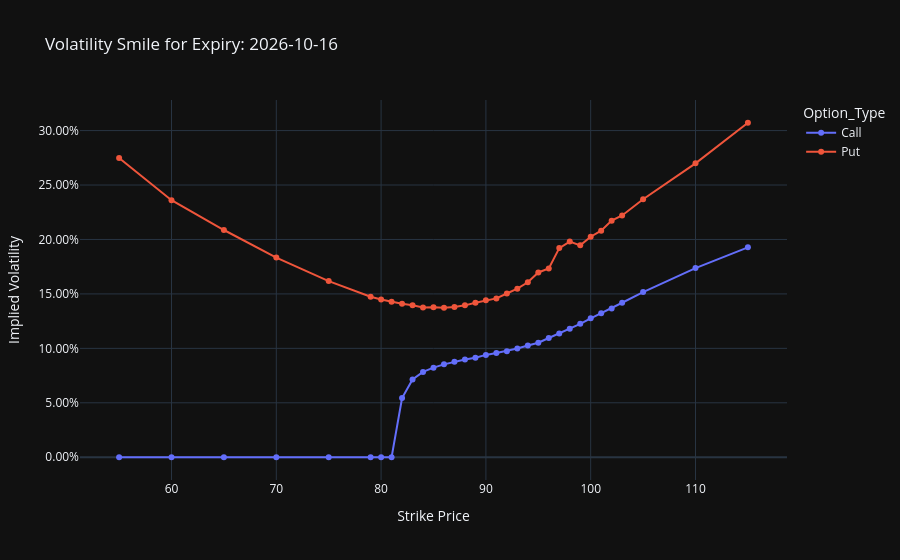

Notebook code for this chart:
### Markdown cell above
Let's look at some individual expirations to observe the volatility smile/skew. We should be seeing that classic smile pattern. Any variances are likely coming from stale IVs due to low open interest/volatility (they are illiquid).

### Code cell
import plotly.express as px

# Choose an expiration
# target_expiry = options_df['Expiration'].max()
target_expiry = pd.to_datetime("2026-05-15")

# Look at options on only that expiry
df_smile = options_df[options_df['Expiration'] == target_expiry]

# Plot IV vs. Strike, coloring by Call vs. Put
fig_smile = px.line(
    df_smile, 
    x='Strike', 
    y='IV', 
    color='Option_Type', 
    markers=True,
    hover_data=['Bid', 'Ask', 'Volume', 'Open Int'], # Crucial for spotting illiquid outliers
    title=f"Volatility Smile for Expiry: {target_expiry.strftime('%Y-%m-%d')}",
    labels={'IV': 'Implied Volatility', 'Strike': 'Strike Price'}
)

fig_smile.update_layout(template="plotly_dark", hovermode="x unified")
fig_smile.update_layout(yaxis=dict(tickformat=".2%"))
fig_smile.show()

### Figure 1 — Plotly figure (JSON) as saved in the notebook; plotly's stock layout.template omitted (floating-point values rounded to 4 significant figures; data arrays with more than 128 entries replaced by an {"elided": "..."} marker saying what was removed)
{"data": [{"customdata": {"elided": "33x4 mixed values"}, "hovertemplate": "Option_Type=Call<br>Strike Price=%{x}<br>Implied Volatility=%{y}<br>Bid=%{customdata[0]}<br>Ask=%{customdata[1]}<br>Volume=%{customdata[2]}<br>Open Int=%{customdata[3]}<extra></extra>", "legendgroup": "Call", "line": {"color": "#636efa", "dash": "solid"}, "marker": {"symbol": "circle"}, "mode": "lines+markers", "name": "Call", "orientation": "v", "showlegend": true, "type": "scatter", "x": [55.0, 60.0, 65.0, 70.0, 75.0, 79.0, 80.0, 81.0, 82.0, 83.0, 84.0, 85.0, 86.0, 87.0, 88.0, 89.0, 90.0, 91.0, 92.0, 93.0, 94.0, 95.0, 96.0, 97.0, 98.0, 99.0, 100.0, 101.0, 102.0, 103.0, 105.0, 110.0, 115.0], "xaxis": "x", "y": [0.0, 0.0, 0.0, 0.0, 0.0, 0.0, 0.0, 0.0, 0.0543, 0.0714, 0.0784, 0.0823, 0.0853, 0.0878, 0.0897, 0.0914, 0.094, 0.0957, 0.0974, 0.0998, 0.1027, 0.1052, 0.1095, 0.1137, 0.1179, 0.1225, 0.1276, 0.1323, 0.1366, 0.1419, 0.1517, 0.1737, 0.1928], "yaxis": "y"}, {"customdata": {"elided": "33x4 mixed values"}, "hovertemplate": "Option_Type=Put<br>Strike Price=%{x}<br>Implied Volatility=%{y}<br>Bid=%{customdata[0]}<br>Ask=%{customdata[1]}<br>Volume=%{customdata[2]}<br>Open Int=%{customdata[3]}<extra></extra>", "legendgroup": "Put", "line": {"color": "#EF553B", "dash": "solid"}, "marker": {"symbol": "circle"}, "mode": "lines+markers", "name": "Put", "orientation": "v", "showlegend": true, "type": "scatter", "x": [55.0, 60.0, 65.0, 70.0, 75.0, 79.0, 80.0, 81.0, 82.0, 83.0, 84.0, 85.0, 86.0, 87.0, 88.0, 89.0, 90.0, 91.0, 92.0, 93.0, 94.0, 95.0, 96.0, 97.0, 98.0, 99.0, 100.0, 101.0, 102.0, 103.0, 105.0, 110.0, 115.0], "xaxis": "x", "y": [0.2748, 0.2361, 0.2087, 0.1834, 0.1618, 0.1474, 0.1449, 0.1427, 0.1409, 0.1396, 0.1375, 0.1378, 0.1373, 0.138, 0.1395, 0.1418, 0.1442, 0.1459, 0.1504, 0.1548, 0.1607, 0.1697, 0.1734, 0.1921, 0.1981, 0.1946, 0.2025, 0.2081, 0.2173, 0.222, 0.237, 0.2699, 0.3072], "yaxis": "y"}], "layout": {"hovermode": "x unified", "legend": {"title": {"text": "Option_Type"}, "tracegroupgap": 0}, "title": {"text": "Volatility Smile for Expiry: 2026-10-16"}, "xaxis": {"anchor": "y", "domain": [0, 1], "title": {"text": "Strike Price"}}, "yaxis": {"anchor": "x", "domain": [0, 1], "tickformat": ".2%", "title": {"text": "Implied Volatility"}}}}
